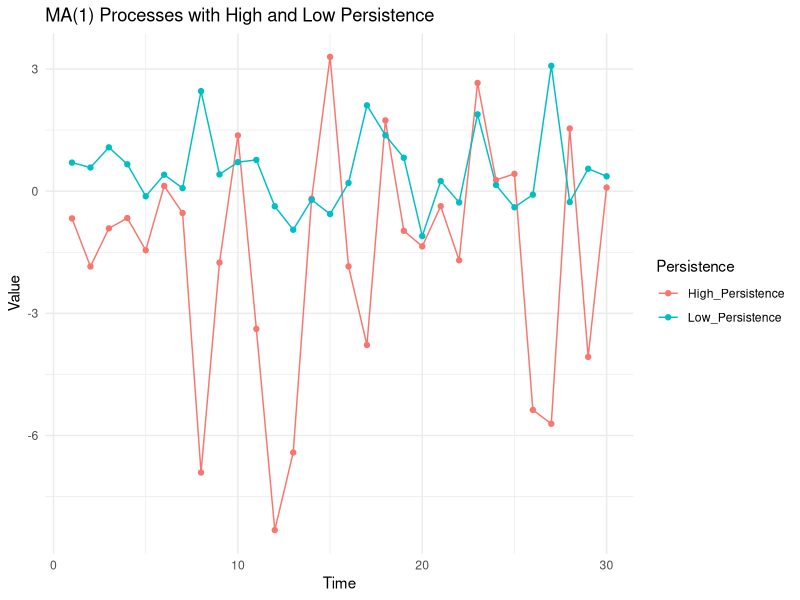

Write R code to recreate this figure.
# Load necessary library
library(ggplot2)

# Function to generate MA(1) process
generate_ma1 <- function(n, theta) {
  epsilon <- rnorm(n)  # White noise
  Y <- rep(0, n)  # Initialize Y
  Y[1] <- epsilon[1]  # First value is just white noise
  
  for(t in 2:n) {
    Y[t] <- epsilon[t] + theta * epsilon[t-1]  # MA(1) formula
  }
  
  return(Y)
}

# Parameters
n = 30  # Number of observations
theta_high = 2.2  # High persistence
theta_low = 0.2  # Low persistence

# Generate MA(1) processes
Y_high = generate_ma1(n, theta_high)
Y_low = generate_ma1(n, theta_low)

# Create a data frame for plotting
data <- data.frame(Time = 1:n, High_Persistence = Y_high, Low_Persistence = Y_low)

# Melting data for ggplot2
data_melted <- reshape2::melt(data, id.vars = 'Time')

# Plot series with lines and points
ggplot(data_melted, aes(x = Time, y = value, color = variable)) +
  geom_line() + 
  geom_point() +
  labs(title = "MA(1) Processes with High and Low Persistence",
       x = "Time", y = "Value", color = "Persistence") +
  theme_minimal()
